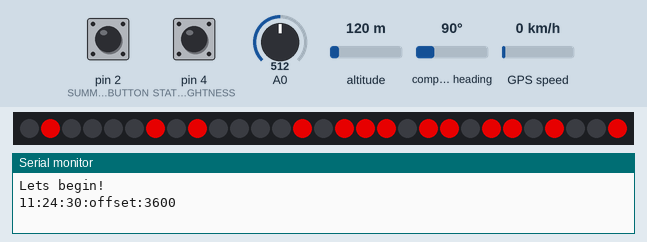
The sketch below on a simulated Arduino Uno, built with avr-gcc and run on an emulated ATmega328P. Parts: 29 RGB LEDs in strip order, left to right, the last lines printed to the serial monitor. Inputs (shaded band) come from the test bench; at power-on: pin 2 (SUMMER_TIME_BUTTON) HIGH, pin 4 (STATIC_BRIGHTNESS) HIGH, A0 = 512, altitude 120 m, compass heading 90°, GPS speed 0 km/h. Dim RGB values are drawn brighter than linear; colours are those a GRB WS2812 strip shows for the declared byte order; the GPS gets a fix after 3 s at 37.7749, -122.4194 with 8 satellites.

Above: at 1.9 s.
2.0 s: pin 2 (SUMMER_TIME_BUTTON) pulled LOW for 1 s
At 3.5 s:
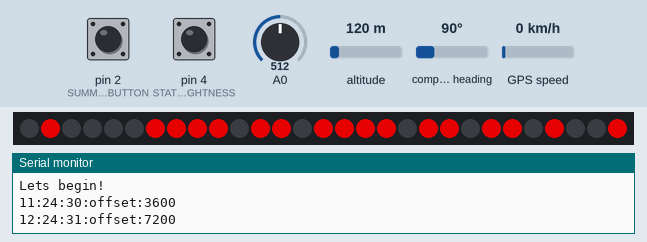
4.5 s: pin 4 (STATIC_BRIGHTNESS) pulled LOW for 1 s
Timing chart, 0 to 7.5 s (numbered marks = the images above; inputs shaded):
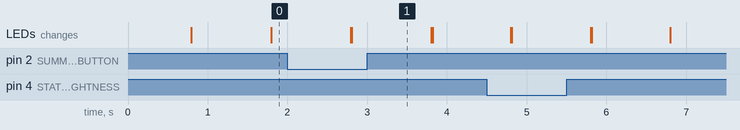

The sketch:

sketch_jul13a.ino
```cpp
// https://simple-circuit.com/arduino-gps-clock-local-time-neo-6m/

/*-----------POUZITÉ-KNIŽNICE------------*/
#include <TinyGPS++.h>
#include <TimeLib.h>
#include <SoftwareSerial.h>

#include <DS3232RTC.h>
#include <Time.h>
#include <FastLED.h>
#include <OneWire.h>
#include <DallasTemperature.h>

/*-----------DEFINÍCIA-PINOV------------*/
#define S_RX 12     // define software serial RX pin
#define S_TX 10   // define software serial TX pin
#define WINTER_OFFSET 3600  // define a clock offset of 3600 seconds (1 hour) ==> UTC + 1 ?? neviem preco
#define SUMMER_OFFSET 7200  // define a clock offset of 3600 seconds (1 hour) ==> UTC + 1 ?? neviem preco
#define SYNC_TIME 30000 // Time which willing to wait for syncing
#define NUM_LEDS 29 // počet led pásikov v hodinách (4*7 + 1..dvojbodka v strede)
#define COLOR_ORDER BRG  // poradie farieb
//#define MIN_PIN 4  // tlacidlo na nastavenie minút
//#define HUR_PIN 5  // tlačidlo na nastavenie hodín
#define DATA_PIN 6  // pin na prenos dat
#define BRI_PIN 0  // photorezistor na snimanie svetla
#define ONE_WIRE_BUS 3 // Data kabel na spojenie so snímačom teploty

#define SUMMER_TIME_BUTTON 2 // Pin na nastavenie posunutia casu +
#define STATIC_BRIGHTNESS 4  // tlacidlo na nastavovanie daylight-saving-time

/*-----------DEFINÍCIA-ZNAKOV------------*/
byte digits[13][7] = {{0,1,1,1,1,1,1},  // číslo 0
                     {0,1,0,0,0,0,1},   // číslo 1
                     {1,1,1,0,1,1,0},   // číslo 2
                     {1,1,1,0,0,1,1},   // číslo 3
                     {1,1,0,1,0,0,1},   // číslo 4
                     {1,0,1,1,0,1,1},   // číslo 5
                     {1,0,1,1,1,1,1},   // číslo 6
                     {0,1,1,0,0,0,1},   // číslo 7
                     {1,1,1,1,1,1,1},   // číslo 8
                     {1,1,1,1,0,1,1},   // číslo 9
                     {1,1,1,1,0,0,0},   // znak * (stupne)
                     {0,0,1,1,1,1,0},   // znak C
                     {0,0,0,0,0,0,0},}; // prazdny znak

/*-----KOMUNIKÁCIA-SO-SNÍMAČOM-TEPLOTY + Ine instancie------*/
OneWire oneWire(ONE_WIRE_BUS);
DallasTemperature sensors(&oneWire);

DS3232RTC rtc;
TinyGPSPlus gps;
SoftwareSerial SoftSerial(S_RX, S_TX);

/*-----------DEFINÍCIA-FARIEB---------------*/
long ColorTable[3] = {
  CRGB::Red,
  CRGB::Green,
  CRGB::Blue
};

/*-----------VÝBER-FARBY--------------------*/
long ledColor = CRGB::Red;
long dotColor = CRGB::Red;


/*-----------DEFINÍCIA-LED-PÁSIKA-----------*/
CRGB leds[NUM_LEDS];


/*-----------DEFINÍCIA-PREMENNÝCH-----------*/
int time_offset = WINTER_OFFSET;
time_t prevDisplay = 0;
byte Second, Minute, Hour, Day, Month;
int Year;

const long intervalColor = 30000; //menenie farieb internval
float prevColorMillis = 0;
int indexOfColor = 0;

const long intervalTemp = 90000; //Each 90 sec show temp
const long intervalShowTempFor = 10000; // show temp for 10 sec
float prevTempMillis = 0;

/*-----------FLAGS-----------*/
bool DST = true; //Šetrič (Daylight saving time)
bool Dot = true;  //Stav dvojbodky
bool ShowingTemp = false; // Stav Teploty

/*-----------FUNKCIA-SETUP-PREBEHNE-LEN-RAZ-*/
void setup(){
  SoftSerial.begin(9600);
  Serial.begin(115200);

  LEDS.addLeds<WS2812, DATA_PIN, COLOR_ORDER>(leds, NUM_LEDS); //Nastavenie typu led pásiku
  LEDS.setBrightness(75); // Nastavenie Jasu

  sensors.begin();
  sensors.requestTemperatures(); // Začne sa žiadať teplota z RTC

//  Prepinanie hodin je vypnute kvoli gps
//  pinMode(DST_PIN, INPUT_PULLUP); // Tlačidlo na preínanie šetriacého režimu
//  pinMode(MIN_PIN, INPUT_PULLUP); // Tlačidlo na prepínanie minút
//  pinMode(HUR_PIN, INPUT_PULLUP); // Tlačidlo na prepínanie hodín

  pinMode(SUMMER_TIME_BUTTON, INPUT);
  pinMode(STATIC_BRIGHTNESS, INPUT);
  Serial.println("Lets begin!");
}

/**
 * @brief Printesrs for LEDs
 * Theese functions are suppose to prepare leds to be printed
 */

// .. Funkcia na vypisanie casu na ledkach
void ledPrintTime(int Now){
  //cursor je posledna led, v nášom prípade ich máme 29
  int cursor = 29;

  // Blikanie dvojbodky
  if (Dot){
    leds[14]=dotColor;
  } else  {
    leds[14]=0x000000;
  };

  //Zaciatok cyklu pre Led
  for(int i=1;i<=4;i++){
    int digit = Now % 10; // Posledná číslica

    /*---4-segment---*/
    if (i==1){
      cursor = 22;

    for(int k=0; k<=6;k++){
        if (digits[digit][k]== 1){
            leds[cursor]=ledColor;

            } else if (digits[digit][k]==0){
              leds[cursor]=0x000000;

              };
         cursor ++;
        };
      }

    /*---3-segment---*/
    else if (i==2){
      cursor -= 14;

      for(int k=0; k<=6;k++){
        if (digits[digit][k]== 1){
            leds[cursor]=ledColor;

            } else if (digits[digit][k]==0){
              leds[cursor]=0x000000;

              };
         cursor ++;
        };
      }

    /*---2-segment---*/
    else if (i==3){
      cursor = 7;

      for(int k=0; k<=6;k++){
          if (digits[digit][k]== 1){
              leds[cursor]=ledColor;
              } else if (digits[digit][k]==0){
                  leds[cursor]=0x000000;

                  };
         cursor ++;
        };
      }
    /*---1-segment---*/
    else if (i==4){
      cursor = 0;

      for(int k=0; k<=6;k++){
        //zaisti vykreslovanie prazdneho znaku
        if(Now < 1){ digit = 12; }
          if (digits[digit][k]== 1){
              leds[cursor]=ledColor;

             }  else if (digits[digit][k]==0){
                leds[cursor]=0x000000;

                };
           cursor ++;
        };
      }
    Now /= 10;
  };
};


// .. Funkcia na ukazanie teploty
void ledPrintTemperature(){
  sensors.requestTemperatures();
  int celsius = sensors.getTempCByIndex(0);

  // nastavenie poslednej led, plus zhasnutie dvojbodky
  int cursor = 29;
  leds[14] = 0x000000;

  // definicia cisla teploty, z dovodu minusu ukaze najmensiu nulu
  int digit = celsius <= 0 ? 0 : celsius;

   //Zaciatok cyklu pre Led
  for(int i=1;i<=4;i++){

    /*---4-segment---*/
    if (i==1){
      cursor = 22;

    for(int k=0; k<=6;k++){
        if (digits[11][k]== 1){
            leds[cursor]=ledColor;

            } else if (digits[11][k]==0){
              leds[cursor]=0x000000;

              };
         cursor ++;
        };
      }

    /*---3-segment---*/
    else if (i==2){
      cursor -= 14;

      for(int k=0; k<=6;k++){
        if (digits[10][k]== 1){
            leds[cursor]=ledColor;

            } else if (digits[10][k]==0){
              leds[cursor]=0x000000;

              };
         cursor ++;
        };
      }

    /*---2-segment---*/
    else if (i==3){
      cursor = 7;

      for(int k=0; k<=6;k++){
          if (digits[digit%10][k]== 1){
              leds[cursor]=ledColor;
              } else if (digits[digit%10][k]==0){
                  leds[cursor]=0x000000;

                  };
         cursor ++;
        };
      }
    /*---1-segment---*/
    else if (i==4){
      cursor = 0;

      for(int k=0; k<=6;k++){
          if (digits[digit/10][k]== 1){
              leds[cursor]=ledColor;

             }  else if (digits[digit/10][k]==0){
                leds[cursor]=0x000000;

                };
           cursor ++;
           };
      }
  }

  // .. Afterr showing temperature will be reseted
};


/**
 * @brief Serial Printers
 *
 */

  long prevSerialSecond = 0;
  void serialPrintTime(){
    long currMillis = millis();

    if(currMillis - prevSerialSecond  > 1000 ) {
      prevSerialSecond = currMillis;
      Serial.print(hour());
      Serial.print(":");
      Serial.print(minute());
      Serial.print(":");
      Serial.print(second());
      Serial.print(":offset:");
      Serial.println(time_offset);
    }
  }


  void serialPrintTemperature(){
    long currMillis = millis();

    if(currMillis - prevSerialSecond  > 1000){
      prevSerialSecond = currMillis;

      Serial.print(sensors.getTempCByIndex(0));
      Serial.println(" Stupnov");
    }
  }

  /**
   * @brief Function for checking and vlidating gps
   * @return if gps was successfully read
   *
   * @author https://forum.arduino.cc/t/tinygps-time-intervals/1116809/10
   */

  bool readGps() {
    long start = millis();
    bool gpsEncodeComplete = false;

    do { // .. Loop until gps data was successfully read and encoded from GPS module
      if (!SoftSerial.available()) {
        // .. No new data available. Lets continue
        continue;
      }

      gpsEncodeComplete = gps.encode(SoftSerial.read());

      if (!gpsEncodeComplete) {
        // Data is incomplete. Lets continue
        continue;
      }
    } while (!gpsEncodeComplete && millis() - start <= SYNC_TIME);

    return gpsEncodeComplete;
  }

  void updateGpsTimeAndDate() {
    // .. Get Time from gps module
    if (gps.time.isValid()){
      Minute = gps.time.minute();
      Second = gps.time.second();
      Hour = gps.time.hour();
    }

    // .. Get date drom GPS module
    if (gps.date.isValid()){
      Day = gps.date.day();
      Month = gps.date.month();
      Year = gps.date.year();
    }

    if(Minute && Second && Hour && Day && Month && Year){
      setTime(Hour, Minute, Second, Day, Month, Year);
      adjustTime(time_offset -1);

      Minute = Second = Hour = Day = Month = Year = -1;
    }
  }

  /**
   * @brief Handlers used to create procedure
   *
   */

  // .. Ensure dot is flashing
  void handleDotChange() {
     if(second() % 2 == 0){
        Dot = false;
     } else {
        Dot = true;
     }
  }

  // .. Handle offset of a clocks
  void handleTimeOffsetChange() {
    if(digitalRead(SUMMER_TIME_BUTTON)== LOW && time_offset != SUMMER_OFFSET){
      time_offset = SUMMER_OFFSET;
    }

    if(digitalRead(SUMMER_TIME_BUTTON)== HIGH && time_offset != WINTER_OFFSET){
      time_offset = WINTER_OFFSET;
    }
  }

  // .. Handle DST (DynamicBrightness)
  void handleDSTChange() {
    if(digitalRead(STATIC_BRIGHTNESS)== LOW && !DST){
      DST = true;
    }

    if(digitalRead(STATIC_BRIGHTNESS)== HIGH && DST){
      DST = false;
    }
  }

  // .. Handle brightness check
  void handleBrightnessChange(){
    const byte sensorPin = BRI_PIN; // light sensor pin

    //načítanie jasu + formovanie do potrebnej hodnoty
    int sensorValue = analogRead(sensorPin);
    sensorValue = map(sensorValue, 10, 900, 255, 40);

    //nastavenie jasu ak je DST povolene
    if(DST){
      LEDS.setBrightness(sensorValue);
    } else {
      LEDS.setBrightness(180);
    }
  };

  void handleColorChange() {
    long currMillis = millis();

    if (currMillis - prevColorMillis >= intervalColor ){
      prevColorMillis = currMillis;

      if(indexOfColor > 2){
        indexOfColor = 0;
      }

    //prepisanie farby
    ledColor = ColorTable[indexOfColor];
    dotColor = ColorTable[indexOfColor];

    //zaistenie zmeny farby podla indexu
    indexOfColor++;
    }
  };

  // .. Handle if temp should be changed
  bool shouldShowTemp() {
    long currMillis = millis();

    // .. Wait 90 seconds for set showing to true + store when it started
    if(!ShowingTemp && currMillis - prevTempMillis >= intervalTemp) {
      prevTempMillis = currMillis;
      ShowingTemp = true;
    }

    // .. Hide temp when it has been showing for 10 sec
    if(ShowingTemp && currMillis - prevTempMillis >= intervalShowTempFor) {
      ShowingTemp = false;
    }

    return ShowingTemp;
 };

  /**
   * @brief Main loop function
   *
   */
  void loop(){
    handleTimeOffsetChange();
    handleDSTChange();

    handleBrightnessChange();
    handleColorChange();

    bool showTemp = shouldShowTemp();
    if(showTemp) {
      ledPrintTemperature();
      serialPrintTemperature();
    } else {
      bool gpsRead = readGps();
      if(gpsRead) {
        updateGpsTimeAndDate();
      }

      if(timeStatus()!= timeNotSet && now() != prevDisplay) {
        prevDisplay = now();
        handleDotChange();

        serialPrintTime();
        ledPrintTime((hour()*100) + minute());
      }
    }

    LEDS.show();
   }
```

Measured:
- after the input at 2.0 s, the LEDs: first differ from a run without the input after 0.81 s (image 1)
